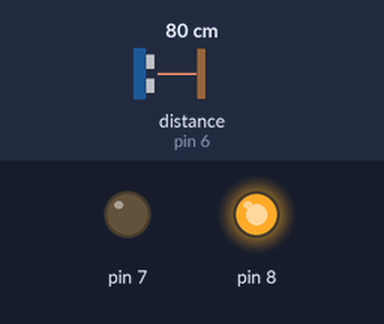
Simulated run of this sketch. Board: Arduino Pro Mini, built with avr-gcc and run on an emulated ATmega328P. Parts: output pins drawn as LEDs (lit = HIGH). The test bench sets the inputs (shaded band); at power-on: distance to the obstacle (sensor on pin 6) 80 cm. The echo pulse lasts 58.3 µs per cm; the modem accepts every AT command (registered, SIM ready, sends succeed) and sends nothing else; pins used as bus, display or sensor lines are not drawn.

Above: at 0.7 s.
Timing chart, 0 to 2.2 s (numbered marks = the images above):
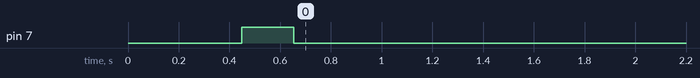

The sketch:

Bluetooth_Water_Gauge.ino
```cpp
// Water Level Sensor Code
// Author: Michael Sadlier
// Date: 12th December 2017

// This is the code for running a Low Powered Bluetooth Connected Water Level Measurer.
// Some important things to note before beginning:
//
//                  Pins
//      | GND | ---------- | GND of SONAR   |
//      |  2  | ---------- | TXD of BLE     |
//      |  3  | ---------- | RXD of BLE     |
//      |  4  | ---------- | GND of BLE     |
//      |  5  | ---------- | TRIG of SONAR  |
//      |  6  | ---------- | ECHO of SONAR  |
//      |  7  | ---------- | VCC of SONAR   |
//      |  8  | ---------- | VCC of BLE     |
//
// This is the order of the connections from the Arduino Pro Mini to the component in order to work from this code.
//
// The Arduino transmits a signal at 16 second intervals and broadcasts and senses for 0.35 seconds following that. This means that there are roughly 4 measurements a minute.
// When the measurement and broadcasting is done, the microcontroller goes into Watchdog more for 8 seconds. This uses the least power possible. After this, the cycle repeats.
// To turn off the bluetooth, the ground pin is brought up to VCC, meaning that there is not enough potential difference to transmit. When there is only ground it can somehow
// still transmit, so this is very much a roundabout solution.

#include <NewPing.h>
#include <LowPower.h>

#include <SoftwareSerial.h>

SoftwareSerial mySerial(2,3);

#define TRIGGER_PIN  5 // Trigger for the sonar
#define ECHO_PIN     6 // Echo for the sonar
#define MAX_DISTANCE 400
#define VCC_DIGITAL_PIN 4 // Ground for Bluetooth

NewPing sonar(TRIGGER_PIN, ECHO_PIN, MAX_DISTANCE);

void setup() {

  mySerial.begin(9600);

  pinMode(4, OUTPUT);
  digitalWrite(4, LOW);
  pinMode(7, OUTPUT); // 5V for sonar
  digitalWrite(7, LOW);
  pinMode(8, OUTPUT);
  digitalWrite(8, HIGH);

  delay(100);

  sendCommand("AT");
  sendCommand("AT+ROLE0");
  sendCommand("AT+POWE3");
  sendCommand("AT+NAMEInitialising");
}

double percentage;
int distance;
String message;

void loop() {

  digitalWrite(4, LOW);
  digitalWrite(7, HIGH);

  delay(200);

  distance = sonar.ping_cm();
  digitalWrite(7, LOW);

  percentage = (100.0 - (distance + 8.0) / 250.0 * 100.0);
  message = "AT+NAMETank level: " + (String)percentage + "%";
  sendCommand(message);

  digitalWrite(4,HIGH);

  LowPower.powerDown(SLEEP_8S, ADC_OFF, BOD_OFF);
  LowPower.powerDown(SLEEP_8S, ADC_OFF, BOD_OFF);
  LowPower.powerDown(SLEEP_8S, ADC_OFF, BOD_OFF);
  LowPower.powerDown(SLEEP_8S, ADC_OFF, BOD_OFF);
  LowPower.powerDown(SLEEP_8S, ADC_OFF, BOD_OFF);
  LowPower.powerDown(SLEEP_8S, ADC_OFF, BOD_OFF);
  LowPower.powerDown(SLEEP_8S, ADC_OFF, BOD_OFF);
  LowPower.powerDown(SLEEP_8S, ADC_OFF, BOD_OFF);
  LowPower.powerDown(SLEEP_8S, ADC_OFF, BOD_OFF);
  LowPower.powerDown(SLEEP_8S, ADC_OFF, BOD_OFF);
  LowPower.powerDown(SLEEP_8S, ADC_OFF, BOD_OFF);
  LowPower.powerDown(SLEEP_8S, ADC_OFF, BOD_OFF);
  LowPower.powerDown(SLEEP_8S, ADC_OFF, BOD_OFF);
  LowPower.powerDown(SLEEP_8S, ADC_OFF, BOD_OFF);
  LowPower.powerDown(SLEEP_8S, ADC_OFF, BOD_OFF);
  LowPower.powerDown(SLEEP_8S, ADC_OFF, BOD_OFF);
  LowPower.powerDown(SLEEP_8S, ADC_OFF, BOD_OFF);
  LowPower.powerDown(SLEEP_8S, ADC_OFF, BOD_OFF);
  LowPower.powerDown(SLEEP_8S, ADC_OFF, BOD_OFF);
  LowPower.powerDown(SLEEP_8S, ADC_OFF, BOD_OFF);
  LowPower.powerDown(SLEEP_8S, ADC_OFF, BOD_OFF);
  LowPower.powerDown(SLEEP_8S, ADC_OFF, BOD_OFF);
  LowPower.powerDown(SLEEP_8S, ADC_OFF, BOD_OFF);
  LowPower.powerDown(SLEEP_8S, ADC_OFF, BOD_OFF);
  LowPower.powerDown(SLEEP_8S, ADC_OFF, BOD_OFF);
  LowPower.powerDown(SLEEP_8S, ADC_OFF, BOD_OFF);
  LowPower.powerDown(SLEEP_8S, ADC_OFF, BOD_OFF);
  LowPower.powerDown(SLEEP_8S, ADC_OFF, BOD_OFF);
  LowPower.powerDown(SLEEP_8S, ADC_OFF, BOD_OFF);
  LowPower.powerDown(SLEEP_8S, ADC_OFF, BOD_OFF);
  LowPower.powerDown(SLEEP_8S, ADC_OFF, BOD_OFF);
  LowPower.powerDown(SLEEP_8S, ADC_OFF, BOD_OFF);
  LowPower.powerDown(SLEEP_8S, ADC_OFF, BOD_OFF);
  LowPower.powerDown(SLEEP_8S, ADC_OFF, BOD_OFF);
  LowPower.powerDown(SLEEP_8S, ADC_OFF, BOD_OFF);
  LowPower.powerDown(SLEEP_8S, ADC_OFF, BOD_OFF);
  LowPower.powerDown(SLEEP_8S, ADC_OFF, BOD_OFF);
  LowPower.powerDown(SLEEP_8S, ADC_OFF, BOD_OFF);
  LowPower.powerDown(SLEEP_8S, ADC_OFF, BOD_OFF);
  LowPower.powerDown(SLEEP_8S, ADC_OFF, BOD_OFF);

}

void sendCommand(String command){
  mySerial.println(command);
  delay(75);
}
```

Measured:
- by itself, pin 7: LOW → HIGH at 0.45 s, → LOW 0.21 s later
